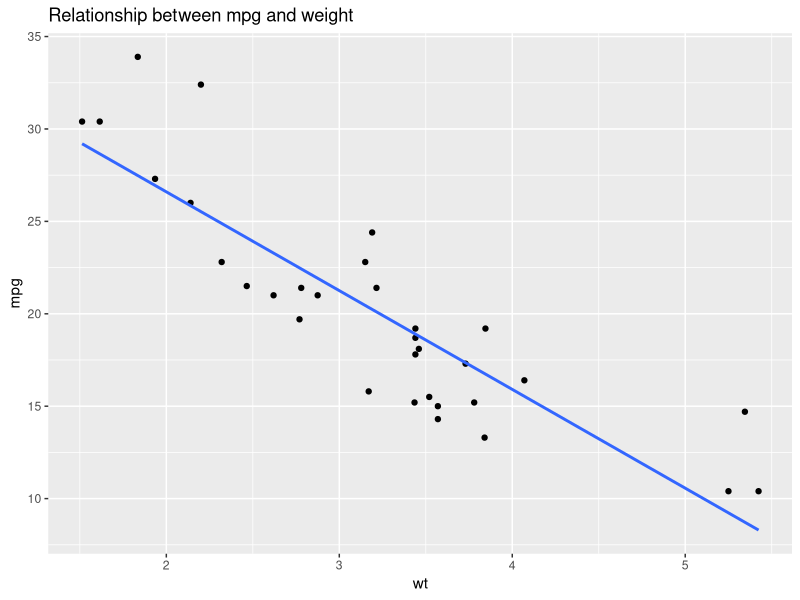

R code for this plot:
## ---- chunk 1
library(ggplot2)
library(data.table)
ggplot(mtcars, aes(x = wt, y = mpg)) + 
  geom_point() +
  labs(title="Relationship between mpg and weight") +
  geom_smooth(method = "lm", se = FALSE)
## ---- chunk 2
mt = matrix(c(mtcars$mpg, mtcars$wt), nrow = 5, ncol = 2)
cov(mt)
